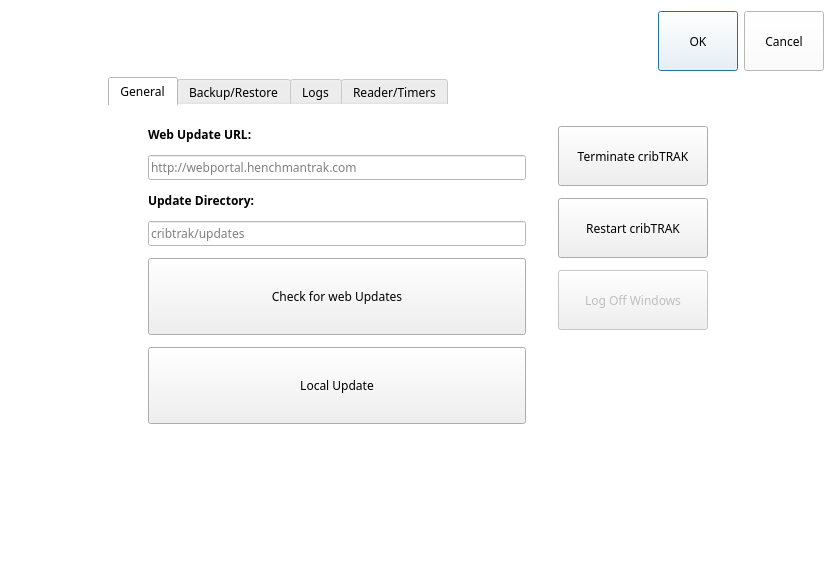
<?xml version="1.0" encoding="UTF-8"?>
<ui version="4.0">
 <class>systemsettings</class>
 <widget class="QDialog" name="systemsettings">
  <property name="geometry">
   <rect>
    <x>0</x>
    <y>0</y>
    <width>835</width>
    <height>572</height>
   </rect>
  </property>
  <property name="font">
   <font>
    <family>Century Gothic</family>
    <pointsize>9</pointsize>
   </font>
  </property>
  <property name="windowTitle">
   <string>System Settings</string>
  </property>
  <property name="windowIcon">
   <iconset>
    <normaloff>images/kabtrak.ico</normaloff>images/kabtrak.ico</iconset>
  </property>
  <property name="styleSheet">
   <string notr="true">background-color: rgb(255, 255, 255);</string>
  </property>
  <property name="modal">
   <bool>true</bool>
  </property>
  <layout class="QVBoxLayout" name="verticalLayout_3">
   <item>
    <layout class="QHBoxLayout" name="horizontalLayout">
     <item>
      <spacer name="horizontalSpacer">
       <property name="orientation">
        <enum>Qt::Horizontal</enum>
       </property>
       <property name="sizeHint" stdset="0">
        <size>
         <width>40</width>
         <height>20</height>
        </size>
       </property>
      </spacer>
     </item>
     <item>
      <widget class="QPushButton" name="btnOK">
       <property name="minimumSize">
        <size>
         <width>0</width>
         <height>60</height>
        </size>
       </property>
       <property name="maximumSize">
        <size>
         <width>16777215</width>
         <height>60</height>
        </size>
       </property>
       <property name="font">
        <font>
         <family>Century Gothic</family>
         <pointsize>9</pointsize>
        </font>
       </property>
       <property name="text">
        <string>OK</string>
       </property>
      </widget>
     </item>
     <item>
      <widget class="QPushButton" name="btnCancel">
       <property name="minimumSize">
        <size>
         <width>0</width>
         <height>60</height>
        </size>
       </property>
       <property name="maximumSize">
        <size>
         <width>16777215</width>
         <height>60</height>
        </size>
       </property>
       <property name="font">
        <font>
         <family>Century Gothic</family>
         <pointsize>9</pointsize>
        </font>
       </property>
       <property name="text">
        <string>Cancel</string>
       </property>
      </widget>
     </item>
    </layout>
   </item>
   <item>
    <layout class="QHBoxLayout" name="horizontalLayout_3">
     <item>
      <spacer name="horizontalSpacer_2">
       <property name="orientation">
        <enum>Qt::Horizontal</enum>
       </property>
       <property name="sizeHint" stdset="0">
        <size>
         <width>40</width>
         <height>20</height>
        </size>
       </property>
      </spacer>
     </item>
     <item>
      <widget class="QTabWidget" name="tabWidget">
       <property name="sizePolicy">
        <sizepolicy hsizetype="Fixed" vsizetype="Fixed">
         <horstretch>0</horstretch>
         <verstretch>0</verstretch>
        </sizepolicy>
       </property>
       <property name="minimumSize">
        <size>
         <width>620</width>
         <height>402</height>
        </size>
       </property>
       <property name="maximumSize">
        <size>
         <width>620</width>
         <height>402</height>
        </size>
       </property>
       <property name="font">
        <font>
         <family>Century Gothic</family>
         <pointsize>9</pointsize>
         <weight>50</weight>
         <bold>false</bold>
        </font>
       </property>
       <property name="styleSheet">
        <string notr="true">border-color: rgb(255, 255, 255);</string>
       </property>
       <property name="tabShape">
        <enum>QTabWidget::Rounded</enum>
       </property>
       <property name="currentIndex">
        <number>0</number>
       </property>
       <property name="iconSize">
        <size>
         <width>32</width>
         <height>32</height>
        </size>
       </property>
       <widget class="QWidget" name="tabGeneral">
        <property name="font">
         <font>
          <family>Century Gothic</family>
          <pointsize>9</pointsize>
         </font>
        </property>
        <property name="styleSheet">
         <string notr="true">background-color: rgb(255, 255, 255);</string>
        </property>
        <attribute name="icon">
         <iconset resource="resources.qrc">
          <normaloff>:/images/images/connection_svg.svg</normaloff>:/images/images/connection_svg.svg</iconset>
        </attribute>
        <attribute name="title">
         <string>General</string>
        </attribute>
        <layout class="QHBoxLayout" name="horizontalLayout_2">
         <property name="spacing">
          <number>12</number>
         </property>
         <property name="leftMargin">
          <number>20</number>
         </property>
         <property name="topMargin">
          <number>20</number>
         </property>
         <property name="rightMargin">
          <number>20</number>
         </property>
         <property name="bottomMargin">
          <number>20</number>
         </property>
         <item>
          <layout class="QVBoxLayout" name="verticalLayout_2">
           <property name="leftMargin">
            <number>20</number>
           </property>
           <property name="rightMargin">
            <number>20</number>
           </property>
           <item>
            <widget class="QLabel" name="lblWebUpdate">
             <property name="font">
              <font>
               <family>Century Gothic</family>
               <pointsize>9</pointsize>
               <weight>75</weight>
               <bold>true</bold>
              </font>
             </property>
             <property name="text">
              <string>Web Update URL:</string>
             </property>
            </widget>
           </item>
           <item>
            <widget class="QLineEdit" name="edtwebUpdateURL">
             <property name="sizePolicy">
              <sizepolicy hsizetype="Expanding" vsizetype="Fixed">
               <horstretch>0</horstretch>
               <verstretch>0</verstretch>
              </sizepolicy>
             </property>
             <property name="minimumSize">
              <size>
               <width>0</width>
               <height>25</height>
              </size>
             </property>
             <property name="maximumSize">
              <size>
               <width>16777215</width>
               <height>25</height>
              </size>
             </property>
             <property name="font">
              <font>
               <family>Century Gothic</family>
               <pointsize>9</pointsize>
              </font>
             </property>
             <property name="placeholderText">
              <string>http://webportal.henchmantrak.com</string>
             </property>
             <property name="overwriteMode" stdset="0">
              <bool>true</bool>
             </property>
            </widget>
           </item>
           <item>
            <widget class="QLabel" name="label">
             <property name="font">
              <font>
               <family>Century Gothic</family>
               <pointsize>9</pointsize>
               <weight>75</weight>
               <bold>true</bold>
              </font>
             </property>
             <property name="text">
              <string>Update Directory:</string>
             </property>
            </widget>
           </item>
           <item>
            <widget class="QLineEdit" name="edtUpdateDir">
             <property name="font">
              <font>
               <family>Century Gothic</family>
               <pointsize>9</pointsize>
              </font>
             </property>
             <property name="placeholderText">
              <string>cribtrak/updates</string>
             </property>
            </widget>
           </item>
           <item>
            <widget class="QPushButton" name="btnCheck">
             <property name="minimumSize">
              <size>
               <width>0</width>
               <height>77</height>
              </size>
             </property>
             <property name="maximumSize">
              <size>
               <width>16777215</width>
               <height>77</height>
              </size>
             </property>
             <property name="font">
              <font>
               <family>Century Gothic</family>
               <pointsize>9</pointsize>
              </font>
             </property>
             <property name="styleSheet">
              <string notr="true">background-color: rgb(240, 240, 240);</string>
             </property>
             <property name="text">
              <string>Check for web Updates</string>
             </property>
             <property name="iconSize">
              <size>
               <width>32</width>
               <height>32</height>
              </size>
             </property>
            </widget>
           </item>
           <item>
            <widget class="QPushButton" name="btnLocalUpdate">
             <property name="minimumSize">
              <size>
               <width>0</width>
               <height>77</height>
              </size>
             </property>
             <property name="maximumSize">
              <size>
               <width>16777215</width>
               <height>77</height>
              </size>
             </property>
             <property name="font">
              <font>
               <family>Century Gothic</family>
               <pointsize>9</pointsize>
              </font>
             </property>
             <property name="styleSheet">
              <string notr="true">background-color: rgb(240, 240, 240);</string>
             </property>
             <property name="text">
              <string>Local Update</string>
             </property>
            </widget>
           </item>
           <item>
            <spacer name="verticalSpacer_2">
             <property name="orientation">
              <enum>Qt::Vertical</enum>
             </property>
             <property name="sizeHint" stdset="0">
              <size>
               <width>20</width>
               <height>40</height>
              </size>
             </property>
            </spacer>
           </item>
          </layout>
         </item>
         <item>
          <layout class="QVBoxLayout" name="verticalLayout">
           <item>
            <widget class="QPushButton" name="btnterminate">
             <property name="sizePolicy">
              <sizepolicy hsizetype="Preferred" vsizetype="Fixed">
               <horstretch>0</horstretch>
               <verstretch>0</verstretch>
              </sizepolicy>
             </property>
             <property name="minimumSize">
              <size>
               <width>150</width>
               <height>60</height>
              </size>
             </property>
             <property name="maximumSize">
              <size>
               <width>16777215</width>
               <height>60</height>
              </size>
             </property>
             <property name="font">
              <font>
               <family>Century Gothic</family>
               <pointsize>9</pointsize>
              </font>
             </property>
             <property name="styleSheet">
              <string notr="true">background-color: rgb(240, 240, 240);</string>
             </property>
             <property name="text">
              <string>Terminate cribTRAK</string>
             </property>
            </widget>
           </item>
           <item>
            <widget class="QPushButton" name="btnRestart">
             <property name="sizePolicy">
              <sizepolicy hsizetype="Fixed" vsizetype="Fixed">
               <horstretch>0</horstretch>
               <verstretch>0</verstretch>
              </sizepolicy>
             </property>
             <property name="minimumSize">
              <size>
               <width>150</width>
               <height>60</height>
              </size>
             </property>
             <property name="maximumSize">
              <size>
               <width>150</width>
               <height>60</height>
              </size>
             </property>
             <property name="font">
              <font>
               <family>Century Gothic</family>
               <pointsize>9</pointsize>
              </font>
             </property>
             <property name="styleSheet">
              <string notr="true">background-color: rgb(240, 240, 240);</string>
             </property>
             <property name="text">
              <string>Restart cribTRAK</string>
             </property>
            </widget>
           </item>
           <item>
            <widget class="QPushButton" name="btnLogOff">
             <property name="enabled">
              <bool>false</bool>
             </property>
             <property name="sizePolicy">
              <sizepolicy hsizetype="Fixed" vsizetype="Fixed">
               <horstretch>0</horstretch>
               <verstretch>0</verstretch>
              </sizepolicy>
             </property>
             <property name="minimumSize">
              <size>
               <width>150</width>
               <height>60</height>
              </size>
             </property>
             <property name="maximumSize">
              <size>
               <width>150</width>
               <height>60</height>
              </size>
             </property>
             <property name="font">
              <font>
               <family>Century Gothic</family>
               <pointsize>9</pointsize>
              </font>
             </property>
             <property name="styleSheet">
              <string notr="true">background-color: rgb(240, 240, 240);</string>
             </property>
             <property name="text">
              <string>Log Off Windows</string>
             </property>
            </widget>
           </item>
           <item>
            <spacer name="verticalSpacer_5">
             <property name="orientation">
              <enum>Qt::Vertical</enum>
             </property>
             <property name="sizeHint" stdset="0">
              <size>
               <width>20</width>
               <height>40</height>
              </size>
             </property>
            </spacer>
           </item>
          </layout>
         </item>
        </layout>
       </widget>
       <widget class="QWidget" name="tabBackupRestore">
        <property name="font">
         <font/>
        </property>
        <property name="styleSheet">
         <string notr="true">background-color: rgb(255, 255, 255);</string>
        </property>
        <attribute name="icon">
         <iconset resource="resources.qrc">
          <normaloff>:/images/images/sort2.svg</normaloff>:/images/images/sort2.svg</iconset>
        </attribute>
        <attribute name="title">
         <string>Backup/Restore</string>
        </attribute>
        <layout class="QVBoxLayout" name="verticalLayout_6">
         <property name="spacing">
          <number>12</number>
         </property>
         <property name="leftMargin">
          <number>20</number>
         </property>
         <property name="topMargin">
          <number>20</number>
         </property>
         <property name="rightMargin">
          <number>20</number>
         </property>
         <item>
          <widget class="QPushButton" name="btnClear">
           <property name="sizePolicy">
            <sizepolicy hsizetype="Expanding" vsizetype="Fixed">
             <horstretch>0</horstretch>
             <verstretch>0</verstretch>
            </sizepolicy>
           </property>
           <property name="minimumSize">
            <size>
             <width>0</width>
             <height>80</height>
            </size>
           </property>
           <property name="maximumSize">
            <size>
             <width>16777215</width>
             <height>80</height>
            </size>
           </property>
           <property name="font">
            <font>
             <family>Century Gothic</family>
             <pointsize>9</pointsize>
            </font>
           </property>
           <property name="styleSheet">
            <string notr="true">background-color: rgb(240, 240, 240);</string>
           </property>
           <property name="text">
            <string>Clear Transactions</string>
           </property>
          </widget>
         </item>
         <item>
          <spacer name="verticalSpacer_4">
           <property name="orientation">
            <enum>Qt::Vertical</enum>
           </property>
           <property name="sizeHint" stdset="0">
            <size>
             <width>20</width>
             <height>40</height>
            </size>
           </property>
          </spacer>
         </item>
        </layout>
       </widget>
       <widget class="QWidget" name="tabLogs">
        <attribute name="icon">
         <iconset resource="resources.qrc">
          <normaloff>:/images/images/document_text.svg</normaloff>:/images/images/document_text.svg</iconset>
        </attribute>
        <attribute name="title">
         <string>Logs</string>
        </attribute>
        <layout class="QVBoxLayout" name="verticalLayout_4">
         <property name="spacing">
          <number>12</number>
         </property>
         <property name="leftMargin">
          <number>20</number>
         </property>
         <property name="topMargin">
          <number>20</number>
         </property>
         <property name="rightMargin">
          <number>20</number>
         </property>
         <property name="bottomMargin">
          <number>20</number>
         </property>
         <item>
          <widget class="QPushButton" name="btnViewLogs">
           <property name="sizePolicy">
            <sizepolicy hsizetype="Minimum" vsizetype="Expanding">
             <horstretch>0</horstretch>
             <verstretch>0</verstretch>
            </sizepolicy>
           </property>
           <property name="font">
            <font>
             <family>Century Gothic</family>
             <pointsize>9</pointsize>
            </font>
           </property>
           <property name="styleSheet">
            <string notr="true">background-color: rgb(240, 240, 240);</string>
           </property>
           <property name="text">
            <string>View cribTRAK Logs</string>
           </property>
          </widget>
         </item>
         <item>
          <widget class="QPushButton" name="btnViewLogin">
           <property name="sizePolicy">
            <sizepolicy hsizetype="Minimum" vsizetype="Expanding">
             <horstretch>0</horstretch>
             <verstretch>0</verstretch>
            </sizepolicy>
           </property>
           <property name="font">
            <font>
             <family>Century Gothic</family>
             <pointsize>9</pointsize>
            </font>
           </property>
           <property name="styleSheet">
            <string notr="true">background-color: rgb(240, 240, 240);</string>
           </property>
           <property name="text">
            <string>View Smart Card Logs</string>
           </property>
          </widget>
         </item>
         <item>
          <widget class="QPushButton" name="btnDeleteLogs">
           <property name="sizePolicy">
            <sizepolicy hsizetype="Minimum" vsizetype="Expanding">
             <horstretch>0</horstretch>
             <verstretch>0</verstretch>
            </sizepolicy>
           </property>
           <property name="font">
            <font>
             <family>Century Gothic</family>
             <pointsize>9</pointsize>
            </font>
           </property>
           <property name="text">
            <string>Delete All Logs</string>
           </property>
          </widget>
         </item>
         <item>
          <spacer name="verticalSpacer">
           <property name="orientation">
            <enum>Qt::Vertical</enum>
           </property>
           <property name="sizeHint" stdset="0">
            <size>
             <width>20</width>
             <height>40</height>
            </size>
           </property>
          </spacer>
         </item>
        </layout>
       </widget>
       <widget class="QWidget" name="tabTimers">
        <property name="font">
         <font>
          <family>Century Gothic</family>
          <pointsize>9</pointsize>
         </font>
        </property>
        <attribute name="icon">
         <iconset resource="resources.qrc">
          <normaloff>:/images/images/clock.svg</normaloff>:/images/images/clock.svg</iconset>
        </attribute>
        <attribute name="title">
         <string>Reader/Timers</string>
        </attribute>
        <layout class="QVBoxLayout" name="verticalLayout_5">
         <property name="spacing">
          <number>12</number>
         </property>
         <property name="leftMargin">
          <number>20</number>
         </property>
         <property name="topMargin">
          <number>20</number>
         </property>
         <property name="rightMargin">
          <number>20</number>
         </property>
         <property name="bottomMargin">
          <number>20</number>
         </property>
         <item>
          <widget class="QGroupBox" name="gbTimers">
           <property name="minimumSize">
            <size>
             <width>570</width>
             <height>0</height>
            </size>
           </property>
           <property name="maximumSize">
            <size>
             <width>570</width>
             <height>213</height>
            </size>
           </property>
           <property name="font">
            <font>
             <family>Century Gothic</family>
             <pointsize>9</pointsize>
             <weight>75</weight>
             <bold>true</bold>
            </font>
           </property>
           <property name="title">
            <string>Timers</string>
           </property>
           <layout class="QGridLayout" name="gridLayout">
            <item row="0" column="0">
             <widget class="QGroupBox" name="gbCloseDrawer">
              <property name="font">
               <font>
                <family>Century Gothic</family>
                <pointsize>9</pointsize>
                <weight>75</weight>
                <bold>true</bold>
               </font>
              </property>
              <property name="title">
               <string>User Timeout (sec)</string>
              </property>
              <property name="alignment">
               <set>Qt::AlignLeading|Qt::AlignLeft|Qt::AlignVCenter</set>
              </property>
              <layout class="QFormLayout" name="formLayout">
               <property name="formAlignment">
                <set>Qt::AlignCenter</set>
               </property>
               <item row="0" column="0" colspan="2">
                <widget class="QSpinBox" name="edtUserTimeout">
                 <property name="minimumSize">
                  <size>
                   <width>0</width>
                   <height>40</height>
                  </size>
                 </property>
                 <property name="maximumSize">
                  <size>
                   <width>16777215</width>
                   <height>40</height>
                  </size>
                 </property>
                 <property name="font">
                  <font>
                   <family>Century Gothic</family>
                   <pointsize>20</pointsize>
                  </font>
                 </property>
                </widget>
               </item>
              </layout>
             </widget>
            </item>
            <item row="0" column="1">
             <widget class="QGroupBox" name="gbAdmin">
              <property name="font">
               <font>
                <family>Century Gothic</family>
                <pointsize>9</pointsize>
                <weight>75</weight>
                <bold>true</bold>
               </font>
              </property>
              <property name="title">
               <string>Admin Timeout (sec)</string>
              </property>
              <layout class="QFormLayout" name="formLayout_2">
               <property name="formAlignment">
                <set>Qt::AlignCenter</set>
               </property>
               <item row="0" column="0" colspan="2">
                <widget class="QSpinBox" name="edtAdmin">
                 <property name="minimumSize">
                  <size>
                   <width>0</width>
                   <height>40</height>
                  </size>
                 </property>
                 <property name="maximumSize">
                  <size>
                   <width>16777215</width>
                   <height>40</height>
                  </size>
                 </property>
                 <property name="font">
                  <font>
                   <family>Century Gothic</family>
                   <pointsize>20</pointsize>
                  </font>
                 </property>
                </widget>
               </item>
              </layout>
             </widget>
            </item>
           </layout>
          </widget>
         </item>
         <item>
          <widget class="QGroupBox" name="groupBox">
           <property name="sizePolicy">
            <sizepolicy hsizetype="Fixed" vsizetype="Preferred">
             <horstretch>0</horstretch>
             <verstretch>0</verstretch>
            </sizepolicy>
           </property>
           <property name="minimumSize">
            <size>
             <width>570</width>
             <height>0</height>
            </size>
           </property>
           <property name="maximumSize">
            <size>
             <width>570</width>
             <height>16777215</height>
            </size>
           </property>
           <property name="font">
            <font>
             <family>Century Gothic</family>
             <pointsize>9</pointsize>
             <weight>75</weight>
             <bold>true</bold>
            </font>
           </property>
           <property name="title">
            <string>Alerts</string>
           </property>
           <layout class="QGridLayout" name="gridLayout_2">
            <item row="0" column="0">
             <widget class="QCheckBox" name="cbAlertSound">
              <property name="font">
               <font>
                <family>Century Gothic</family>
                <pointsize>9</pointsize>
               </font>
              </property>
              <property name="text">
               <string>Use alert sounds</string>
              </property>
             </widget>
            </item>
            <item row="1" column="0">
             <widget class="QGroupBox" name="rtsGroupBox">
              <property name="title">
               <string>RTS Notification</string>
              </property>
              <layout class="QVBoxLayout" name="verticalLayout_8">
               <item>
                <layout class="QFormLayout" name="formLayout_3">
                 <item row="0" column="0">
                  <widget class="QLabel" name="label_2">
                   <property name="text">
                    <string>Notify Before (Minutes):</string>
                   </property>
                  </widget>
                 </item>
                 <item row="0" column="1">
                  <widget class="QSpinBox" name="rtsNotifySpinBox">
                   <property name="font">
                    <font>
                     <pointsize>20</pointsize>
                    </font>
                   </property>
                  </widget>
                 </item>
                </layout>
               </item>
              </layout>
             </widget>
            </item>
           </layout>
          </widget>
         </item>
         <item>
          <spacer name="verticalSpacer_3">
           <property name="orientation">
            <enum>Qt::Vertical</enum>
           </property>
           <property name="sizeHint" stdset="0">
            <size>
             <width>20</width>
             <height>40</height>
            </size>
           </property>
          </spacer>
         </item>
        </layout>
       </widget>
      </widget>
     </item>
     <item>
      <spacer name="horizontalSpacer_3">
       <property name="orientation">
        <enum>Qt::Horizontal</enum>
       </property>
       <property name="sizeHint" stdset="0">
        <size>
         <width>40</width>
         <height>20</height>
        </size>
       </property>
      </spacer>
     </item>
    </layout>
   </item>
   <item>
    <widget class="QWidget" name="keybrd" native="true">
     <zorder>tabWidget</zorder>
    </widget>
   </item>
  </layout>
 </widget>
 <resources>
  <include location="resources.qrc"/>
 </resources>
 <connections/>
</ui>
